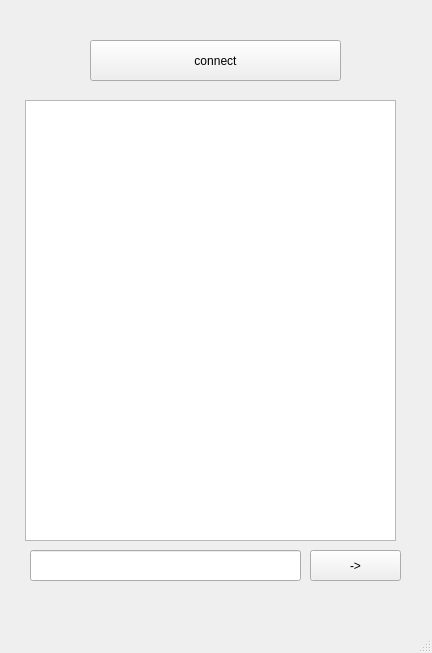
<?xml version="1.0" encoding="UTF-8"?>
<ui version="4.0">
 <class>MainWindow</class>
 <widget class="QMainWindow" name="MainWindow">
  <property name="geometry">
   <rect>
    <x>0</x>
    <y>0</y>
    <width>432</width>
    <height>653</height>
   </rect>
  </property>
  <property name="windowTitle">
   <string>MainWindow</string>
  </property>
  <widget class="QWidget" name="centralwidget">
   <widget class="QPushButton" name="pushButton">
    <property name="geometry">
     <rect>
      <x>90</x>
      <y>40</y>
      <width>251</width>
      <height>41</height>
     </rect>
    </property>
    <property name="text">
     <string>connect</string>
    </property>
   </widget>
   <widget class="QLineEdit" name="lineEdit">
    <property name="geometry">
     <rect>
      <x>30</x>
      <y>550</y>
      <width>271</width>
      <height>31</height>
     </rect>
    </property>
   </widget>
   <widget class="QTextBrowser" name="textBrowser">
    <property name="geometry">
     <rect>
      <x>25</x>
      <y>100</y>
      <width>371</width>
      <height>441</height>
     </rect>
    </property>
   </widget>
   <widget class="QPushButton" name="pushButton_2">
    <property name="geometry">
     <rect>
      <x>310</x>
      <y>550</y>
      <width>91</width>
      <height>31</height>
     </rect>
    </property>
    <property name="text">
     <string>-&gt;</string>
    </property>
   </widget>
  </widget>
  <widget class="QMenuBar" name="menubar">
   <property name="geometry">
    <rect>
     <x>0</x>
     <y>0</y>
     <width>432</width>
     <height>22</height>
    </rect>
   </property>
  </widget>
  <widget class="QStatusBar" name="statusbar"/>
 </widget>
 <resources/>
 <connections/>
</ui>
